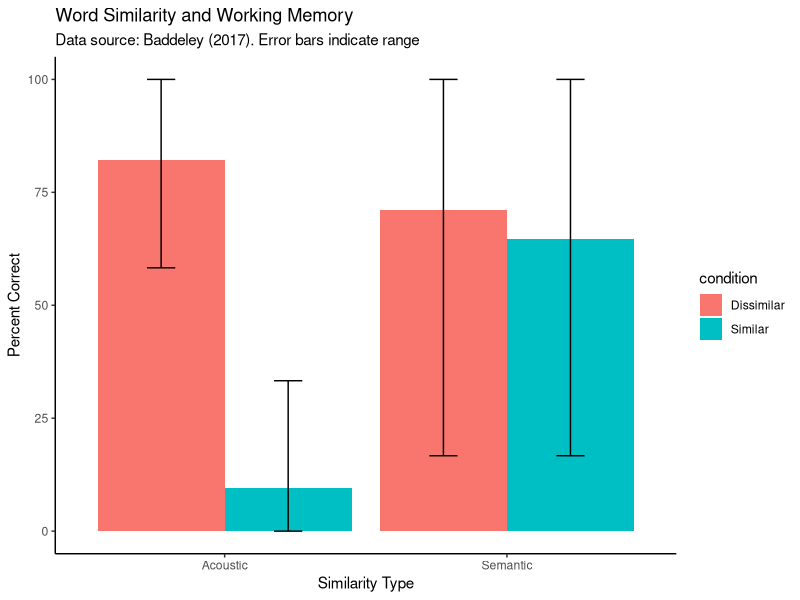
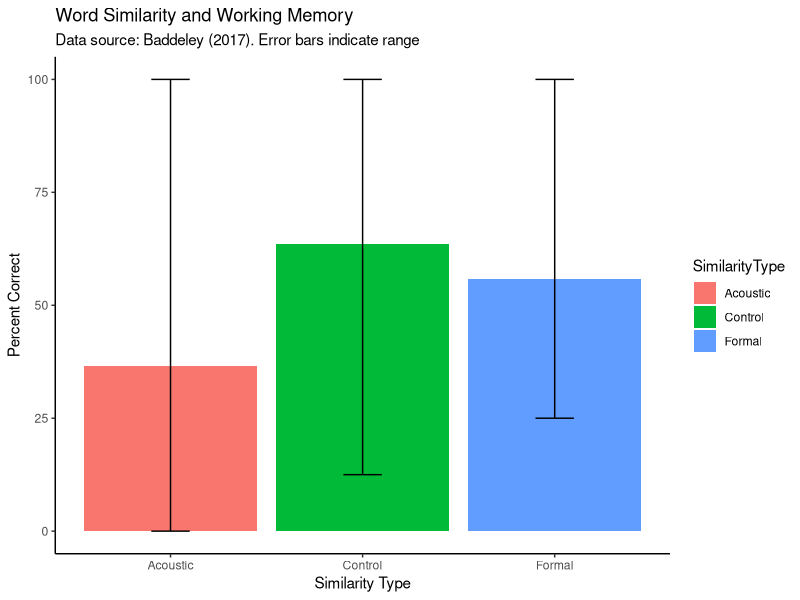
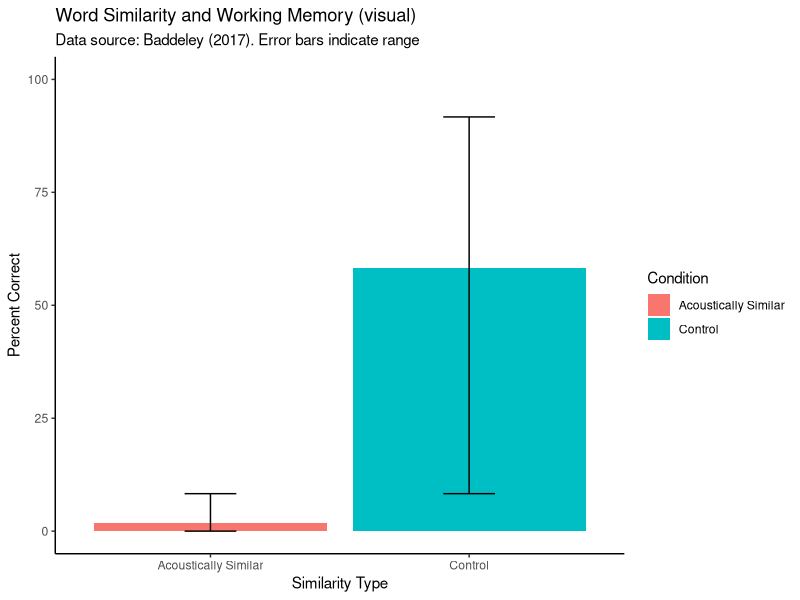
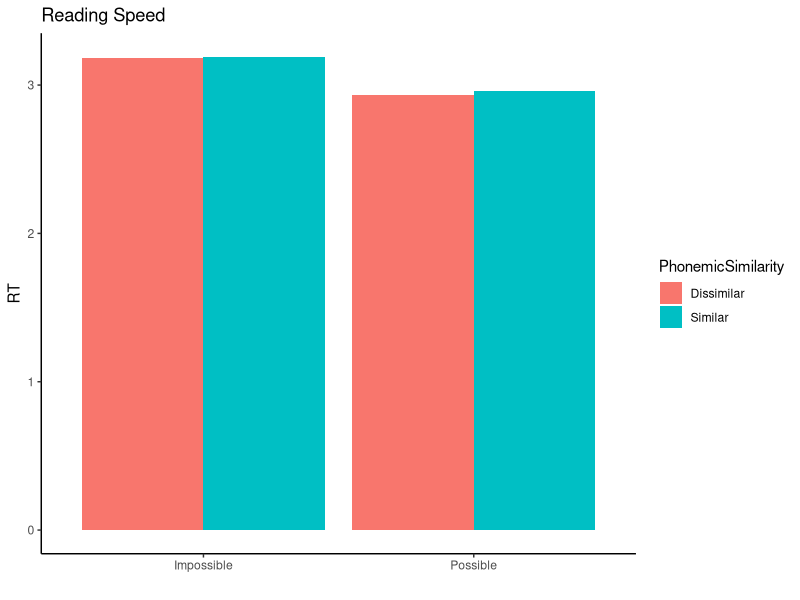
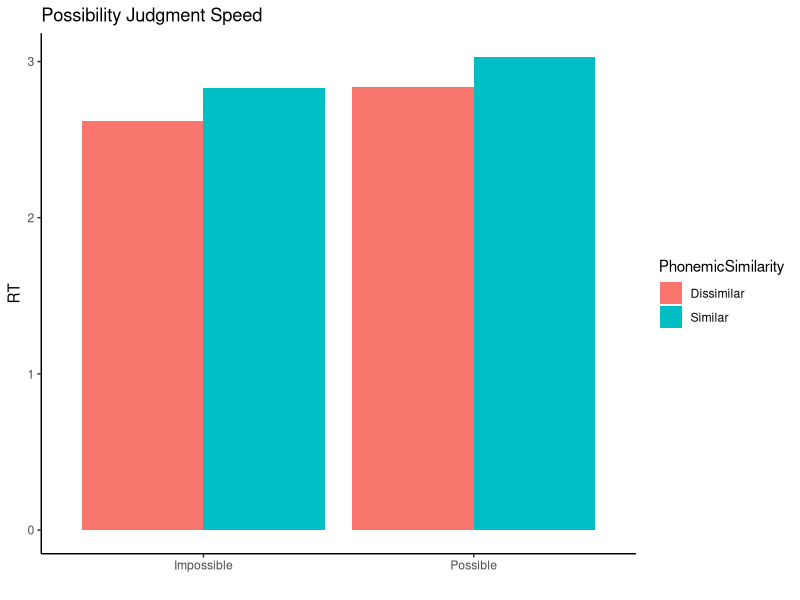
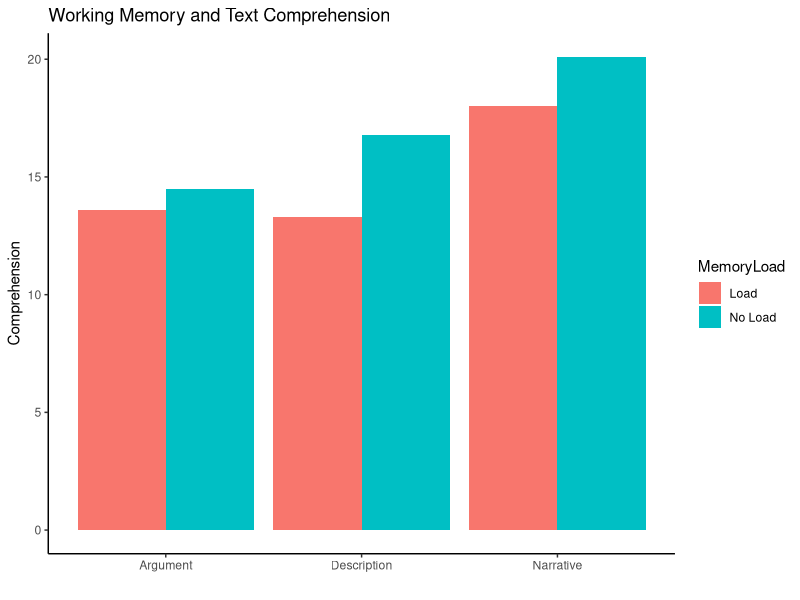

These figures' R source, in order:
## ---- chunk 1
knitr::opts_chunk$set(echo = TRUE)
library(tidyverse)
## ---- chunk 2
Acoustic <- c(9.6, 82.1)
Semantic <- c(64.7, 71)

df <- data.frame(Acoustic, Semantic)

df <- gather(df, key = SimilarityType, value = correct)
df$condition <- c("Similar", "Dissimilar", "Similar", "Dissimilar")
df$upper <- c(33.3, 100, 100, 100)
df$lower <- c(0, 58.3, 16.7, 16.7)

p <- ggplot(df, aes(SimilarityType, correct, fill = condition)) +
  geom_col(position = "dodge") + 
  geom_errorbar(ymin = df$lower, ymax = df$upper, width=.2,
                 position = position_dodge(.9)) +
  ylim(0, 100) +
  labs(title = "Word Similarity and Working Memory", 
       y = "Percent Correct",
       x = "Similarity Type",
       subtitle = "Data source: Baddeley (2017). Error bars indicate range") +
  theme_classic()

plot(p)
## ---- chunk 3

recall <- c(36.5, 55.8, 63.5)
lower <- c(0,25,12.5)
upper <- c(100,100,100)

df <- data.frame(recall, lower, upper)

df <- gather(df, key = SimilarityType, value = recall, -lower, -upper)
df$SimilarityType <- c("Acoustic", "Formal", "Control")

ggplot(df, aes(SimilarityType, recall, fill = SimilarityType)) +
  geom_col(position = "dodge") + 
  geom_errorbar(ymin = df$lower, ymax = df$upper, width=.2,
                 position = position_dodge(.9)) +
  ylim(0, 100) +
  labs(title = "Word Similarity and Working Memory", 
       y = "Percent Correct",
       x = "Similarity Type",
       subtitle = "Data source: Baddeley (2017). Error bars indicate range") +
  theme_classic()

## ---- chunk 4

recall <-  c(1.7, 58.3)
lower <-  c(0,8.3)
upper <-  c(8.3,91.7)
Condition <- c("Acoustically Similar", "Control")

df <- data.frame(recall, lower, upper, Condition)

ggplot(df, aes(Condition, recall, fill = Condition)) +
  geom_col(position = "dodge") + 
  geom_errorbar(ymin = df$lower, ymax = df$upper, width=.2,
                 position = position_dodge(.9)) +
  ylim(0, 100) +
  labs(title = "Word Similarity and Working Memory (visual)", 
       y = "Percent Correct",
       x = "Similarity Type",
       subtitle = "Data source: Baddeley (2017). Error bars indicate range") +
  theme_classic()

## ---- chunk 5

pd_J <- c(2.84, 2.62)
ps_J <- c(3.03, 2.83)
pd_R <- c(2.93, 3.18)
ps_R <- c(2.96, 3.19)
Possible <-  c("Possible", "Impossible")

df_Judgement <-  data.frame(pd_J, ps_J, Possible)
df_Reading <-  data.frame(pd_R, ps_R, Possible)

df_Judgement <- gather(df_Judgement, key = PhonemicSimilarity, value = RT, -Possible)
df_Judgement$PhonemicSimilarity <- c("Dissimilar", "Dissimilar", "Similar", "Similar")

df_Reading <- gather(df_Reading, key = PhonemicSimilarity, value = RT, -Possible)
df_Reading$PhonemicSimilarity <- c("Dissimilar", "Dissimilar", "Similar", "Similar")







## ---- chunk 6
ggplot(df_Reading, aes(Possible, RT, fill = PhonemicSimilarity)) +
  geom_col(position = "dodge") +
  labs(title = "Reading Speed",
       x = " ") +
  theme_classic()
## ---- chunk 7
ggplot(df_Judgement, aes(Possible, RT, fill = PhonemicSimilarity)) +
  geom_col(position = "dodge") +
  labs(title = "Possibility Judgment Speed",
       x = " ") +
  theme_classic()
## ---- chunk 8

Comprehension <- c(16.8, 13.3, 20.1, 18, 14.5, 13.6)
PassageType <- c("Description", "Description", "Narrative", "Narrative", "Argument", "Argument")
MemoryLoad <- c("No Load", "Load", "No Load", "Load", "No Load", "Load")

df <-  data.frame(Comprehension, PassageType, MemoryLoad)

ggplot(df, aes(PassageType, Comprehension, fill = MemoryLoad)) +
  geom_col(position = "dodge")+
  labs(title = "Working Memory and Text Comprehension",
     x = " ") +
  theme_classic()

